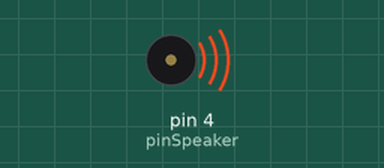
A sketch run on a simulated Arduino Uno, built with avr-gcc and run on an emulated ATmega328P. On the bench: buzzer (waves = sounding).

Above: at 1.2 s.
At 15.3 s:
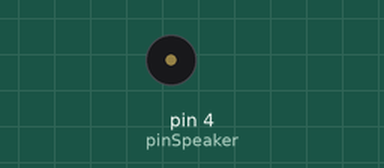
Timing chart, 0 to 22.7 s (numbered marks = the images above):
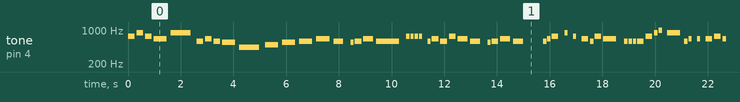

The sketch:

My_Little_Pony.ino
```cpp
/*************************************************
 * Public Constants
 *************************************************/

#define NOTE_B0  31
#define NOTE_C1  33
#define NOTE_CS1 35
#define NOTE_D1  37
#define NOTE_DS1 39
#define NOTE_E1  41
#define NOTE_F1  44
#define NOTE_FS1 46
#define NOTE_G1  49
#define NOTE_GS1 52
#define NOTE_A1  55
#define NOTE_AS1 58
#define NOTE_B1  62
#define NOTE_C2  65
#define NOTE_CS2 69
#define NOTE_D2  73
#define NOTE_DS2 78
#define NOTE_E2  82
#define NOTE_F2  87
#define NOTE_FS2 93
#define NOTE_G2  98
#define NOTE_GS2 104
#define NOTE_A2  110
#define NOTE_AS2 117
#define NOTE_B2  123
#define NOTE_C3  131
#define NOTE_CS3 139
#define NOTE_D3  147
#define NOTE_DS3 156
#define NOTE_E3  165
#define NOTE_F3  175
#define NOTE_FS3 185
#define NOTE_G3  196
#define NOTE_GS3 208
#define NOTE_A3  220
#define NOTE_AS3 233
#define NOTE_B3  247
#define NOTE_C4  262
#define NOTE_CS4 277
#define NOTE_D4  294
#define NOTE_DS4 311
#define NOTE_E4  330
#define NOTE_F4  349
#define NOTE_FS4 370
#define NOTE_G4  392
#define NOTE_GS4 415
#define NOTE_A4  440
#define NOTE_AS4 466
#define NOTE_B4  494
#define NOTE_C5  523
#define NOTE_CS5 554
#define NOTE_D5  587
#define NOTE_DS5 622
#define NOTE_E5  659
#define NOTE_F5  698
#define NOTE_FS5 740
#define NOTE_G5  784
#define NOTE_GS5 831
#define NOTE_A5  880
#define NOTE_AS5 932
#define NOTE_B5  988
#define NOTE_C6  1047
#define NOTE_CS6 1109
#define NOTE_D6  1175
#define NOTE_DS6 1245
#define NOTE_E6  1319
#define NOTE_F6  1397
#define NOTE_FS6 1480
#define NOTE_G6  1568
#define NOTE_GS6 1661
#define NOTE_A6  1760
#define NOTE_AS6 1865
#define NOTE_B6  1976
#define NOTE_C7  2093
#define NOTE_CS7 2217
#define NOTE_D7  2349
#define NOTE_DS7 2489
#define NOTE_E7  2637
#define NOTE_F7  2794
#define NOTE_FS7 2960
#define NOTE_G7  3136
#define NOTE_GS7 3322
#define NOTE_A7  3520
#define NOTE_AS7 3729
#define NOTE_B7  3951
#define NOTE_C8  4186
#define NOTE_CS8 4435
#define NOTE_D8  4699
#define NOTE_DS8 4978

#define WHOLE 1.0
#define HALF 0.5
#define HALF_DOT 0.75
#define QUARTER 0.25
#define QUARTER_DOT 0.375
#define EIGTH 0.125
#define EIGTH_DOT 0.1875
#define SIXTEENTH 0.0625

float duration = 2000;

const int melody[] PROGMEM = {
  NOTE_FS5, NOTE_A5, NOTE_FS5, NOTE_E5, NOTE_A5,
  NOTE_D5, NOTE_E5, NOTE_D5, NOTE_CS5, NOTE_A4,
  NOTE_B4, NOTE_CS5, NOTE_D5, NOTE_E5,
  NOTE_D5, 0, NOTE_CS5, NOTE_D5, NOTE_E5, NOTE_D5,
  /*NOTE_D5*/ NOTE_FS5, NOTE_FS5, NOTE_FS5, NOTE_FS5, 0, NOTE_D5, NOTE_E5, NOTE_D5, NOTE_FS5, NOTE_E5,
  NOTE_D5, 0, NOTE_CS5, NOTE_D5, NOTE_E5, NOTE_D5, 0, NOTE_D5, NOTE_E5,
  NOTE_FS5, 0, NOTE_A5, 0, NOTE_FS5, 0, NOTE_E5, NOTE_D5, NOTE_FS5, NOTE_E5,
  0, NOTE_D5, NOTE_D5, NOTE_D5, NOTE_D5, NOTE_FS5, NOTE_A5, NOTE_B5, 0, NOTE_A5, NOTE_D5,
  NOTE_E5, 0, NOTE_E5, 0, NOTE_E5, NOTE_FS5, NOTE_E5, NOTE_FS5, 0, NOTE_E5, 0,
  NOTE_D5, NOTE_E5, 0, NOTE_FS5, NOTE_D5, NOTE_A5, NOTE_A5, NOTE_A5, NOTE_B5, 0, NOTE_A5, NOTE_D5,
  NOTE_E5, 0, NOTE_E5, 0, NOTE_E5, NOTE_A5, 0, NOTE_B5, 0, NOTE_A5, NOTE_A5, 0, NOTE_FS5, NOTE_G5,
  NOTE_D5, 0, NOTE_CS5, NOTE_D5, NOTE_E5, NOTE_D5, 0, NOTE_D5, NOTE_E5,
  NOTE_FS5, NOTE_D5, NOTE_G5, NOTE_FS5, NOTE_E5, 0, NOTE_D5, NOTE_FS5, NOTE_E5, NOTE_D5
};

const float noteDurations[] PROGMEM = {
  EIGTH, EIGTH, EIGTH, QUARTER, QUARTER_DOT,
  EIGTH, EIGTH, EIGTH, QUARTER, QUARTER_DOT,
  QUARTER, QUARTER, QUARTER, QUARTER,
  EIGTH_DOT, SIXTEENTH, SIXTEENTH, EIGTH, EIGTH_DOT, QUARTER_DOT+
  SIXTEENTH, SIXTEENTH, SIXTEENTH, SIXTEENTH, SIXTEENTH, SIXTEENTH, SIXTEENTH, EIGTH, EIGTH, EIGTH, EIGTH_DOT,
  EIGTH_DOT, SIXTEENTH, SIXTEENTH, EIGTH, EIGTH_DOT, EIGTH_DOT, QUARTER, SIXTEENTH, SIXTEENTH,
  EIGTH, SIXTEENTH, SIXTEENTH, SIXTEENTH, SIXTEENTH, SIXTEENTH, EIGTH, SIXTEENTH, EIGTH, QUARTER,
  SIXTEENTH, SIXTEENTH, SIXTEENTH, SIXTEENTH, EIGTH, EIGTH, SIXTEENTH, SIXTEENTH, SIXTEENTH, QUARTER, SIXTEENTH,
  SIXTEENTH, SIXTEENTH, SIXTEENTH, SIXTEENTH, EIGTH, EIGTH, SIXTEENTH, SIXTEENTH, SIXTEENTH, QUARTER, SIXTEENTH,
  SIXTEENTH, SIXTEENTH, SIXTEENTH, EIGTH, SIXTEENTH, SIXTEENTH, SIXTEENTH, SIXTEENTH, SIXTEENTH, SIXTEENTH, EIGTH_DOT, EIGTH,
  SIXTEENTH, SIXTEENTH, SIXTEENTH, SIXTEENTH, EIGTH, SIXTEENTH, SIXTEENTH, SIXTEENTH, SIXTEENTH, SIXTEENTH, SIXTEENTH, SIXTEENTH, SIXTEENTH, EIGTH,
  EIGTH_DOT, SIXTEENTH, SIXTEENTH, EIGTH, EIGTH_DOT, EIGTH, QUARTER, SIXTEENTH, SIXTEENTH,
  EIGTH, SIXTEENTH, EIGTH, EIGTH, EIGTH, SIXTEENTH, EIGTH, EIGTH, EIGTH, SIXTEENTH +
  QUARTER
};

int pinSpeaker = 4;

void setup()
{
  pinMode(pinSpeaker, OUTPUT);
}

void loop()
{
  play_music();
}

void play_music()
{
  for (int thisNote = 0; thisNote < 116; thisNote++) {
    float d = pgm_read_float_near(&noteDurations[thisNote]);
    int noteDuration = duration * d;

    int note = pgm_read_word_near(&melody[thisNote]);
    tone(pinSpeaker, note, noteDuration);

    int pauseBetweenNotes = noteDuration * 1.30;
    delay(pauseBetweenNotes);

    noTone(pinSpeaker);
  }
}
```

Measured:
- by itself, tone on pin 4 (pinSpeaker): plays 740 Hz for 0.25 s, 880 Hz for 0.25 s, 740 Hz for 0.25 s, 659 Hz for 0.50 s, 880 Hz for 0.75 s, 587 Hz for 0.25 s … (337 notes in this stretch)
